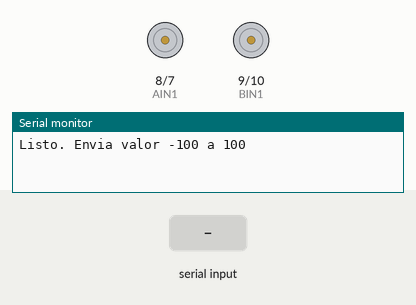
This sketch was run on a simulated Arduino Uno, built with avr-gcc and run on an emulated ATmega328P. On the bench: motor-driver pin pairs drawn as motors (green arrow = first pin HIGH = forward, orange = second pin HIGH = backward, longer = more drive, scaled by the enable pin), the last lines printed to the serial monitor. Inputs (shaded band) come from the test bench.

Above: at 1.2 s.
1.3 s: "90,45\n" received over Serial
At 2.1 s:
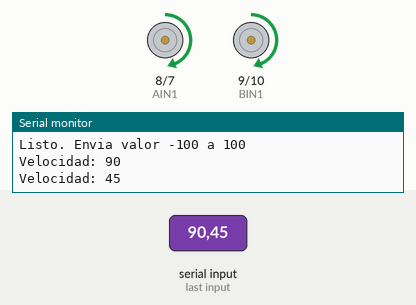
3.8 s: "5\n" received over Serial
At 6.0 s:
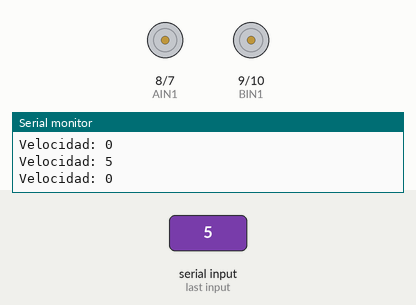
Timing chart, 0 to 7.5 s (numbered marks = the images above; inputs shaded):
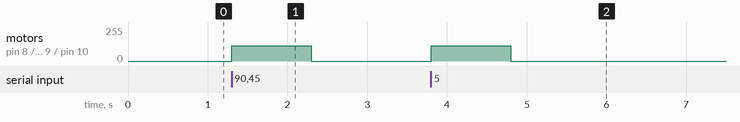

The sketch:

testMotores.ino
```cpp
#define PWMA 6
#define AIN2 7
#define AIN1 8
#define BIN1 9
#define BIN2 10
#define PWMB 11

int velocidad = 0;

void setup()
{
  Serial.begin(115200);

  pinMode(PWMA, OUTPUT);
  pinMode(AIN1, OUTPUT);
  pinMode(AIN2, OUTPUT);
  pinMode(PWMB, OUTPUT);
  pinMode(BIN1, OUTPUT);
  pinMode(BIN2, OUTPUT);

  Serial.println("Listo. Envia valor -100 a 100");
}

void setMotor(int speed)
{
  int pwm = map(abs(speed), 0, 100, 0, 255);

  if (speed > 0)
  {
    // ADELANTE
    digitalWrite(AIN1, HIGH);
    digitalWrite(AIN2, LOW);

    digitalWrite(BIN1, HIGH);
    digitalWrite(BIN2, LOW);
  }
  else if (speed < 0)
  {
    // REVERSA
    digitalWrite(AIN1, LOW);
    digitalWrite(AIN2, HIGH);

    digitalWrite(BIN1, LOW);
    digitalWrite(BIN2, HIGH);
  }
  else
  {
    // FRENO
    digitalWrite(AIN1, LOW);
    digitalWrite(AIN2, LOW);

    digitalWrite(BIN1, LOW);
    digitalWrite(BIN2, LOW);
  }

  analogWrite(PWMA, pwm);
  analogWrite(PWMB, pwm);
}

void loop()
{
  if (Serial.available())
  {
    velocidad = Serial.parseInt();

    velocidad = constrain(velocidad, -100, 100);

    Serial.print("Velocidad: ");
    Serial.println(velocidad);

    setMotor(velocidad);
  }
}
```

Measured:
- after the input at 1.3 s, motor on pin 8 (AIN1) / pin 7 (AIN2), motor on pin 9 (BIN1) / pin 10 (BIN2): stopped → forward 114/255 at once, → stopped 1.0 s later
- after the input at 3.8 s, motor on pin 8 (AIN1) / pin 7 (AIN2), motor on pin 9 (BIN1) / pin 10 (BIN2): stopped → forward 114/255 at once, → stopped 1.0 s later
